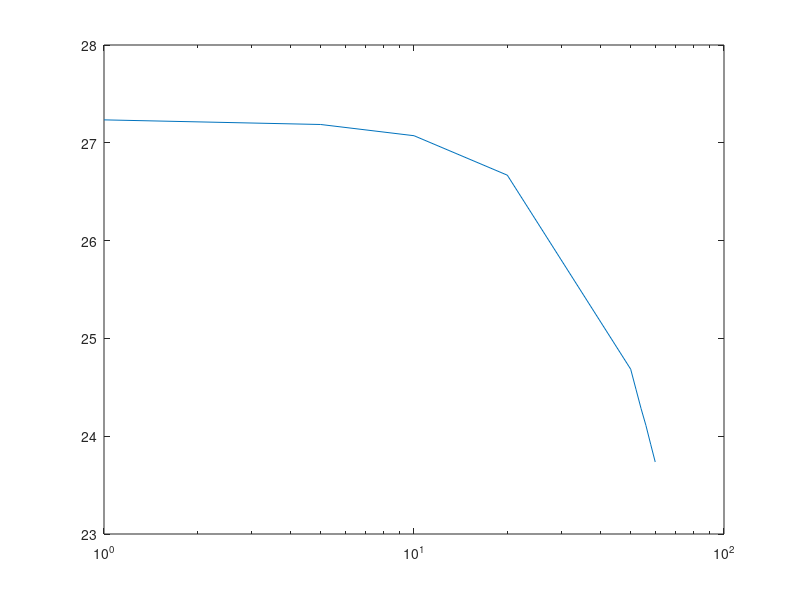

Source code (MATLAB): (Note: this script raises an error after producing the figure.)
data = 	[	1, 920, 0
	5, 915, 0
	10, 903, 2
	20, 862, 2.0
	50, 686, 3.1
	52, 670, 3.3
	54, 655, 3.4
	56, 642, 3.45
	58, 628, 3.47
	60, 615, 3.55
];

vin = 40;

dim = size(data);
freq = zeros(dim(1),1);
mod = zeros(dim(1),1);
phase = zeros(dim(1),1);
for i=1:1:dim
    freq(i)=data(i, 1);
    mod(i)=20*log10(data(i, 2)/vin);
    phase(i)=-(data(i, 3).*10^-3).*freq(i).*360;
end

disp(mod);
disp(phase);

figure(3);
ln1 = semilogx(freq,mod);
ln1.LineWidth = 1.5;
ln1.Marker = 'o';
title('Magnitude bode plot')
xlabel('Frequency [kHz]') 
ylabel('Magniture [dB]') 
y = mod(2)-3;
line([10,700],[y,y],'color', 'red')
line([freq(10),freq(10)],[5,y],'color', 'red')

figure(4)
ln2 = semilogx(freq,phase);
ln2.LineWidth = 1.5;
ln2.Marker = 'o';
title('Phase bode plot')
xlabel('Frequency [kHz]') 
ylabel('Phase [degrees]')
line([freq(10),freq(10)],[-300,phase(10)],'color', 'red')
line([10,freq(10)],[phase(10),phase(10)],'color', 'red')

